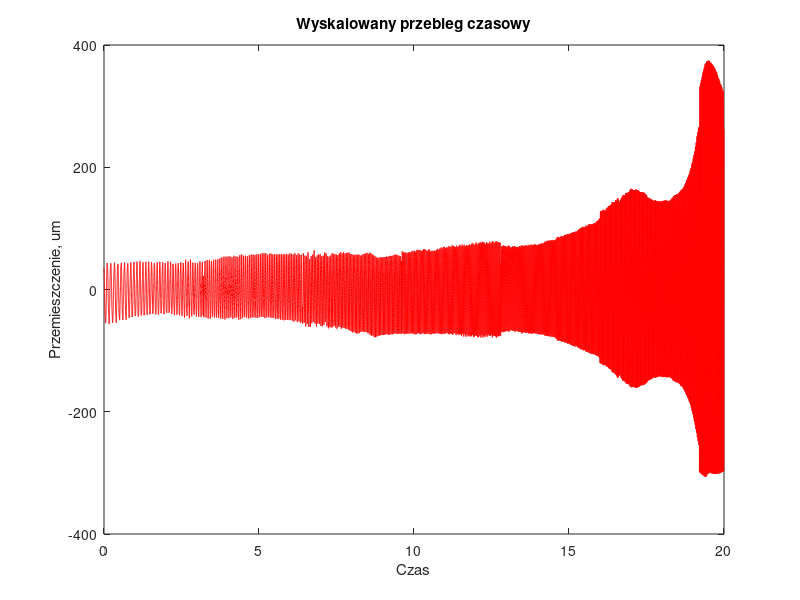
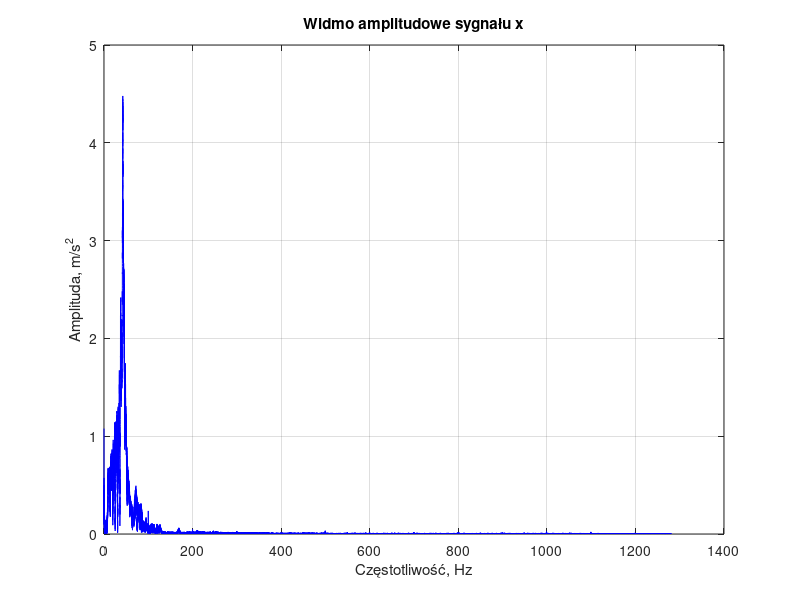
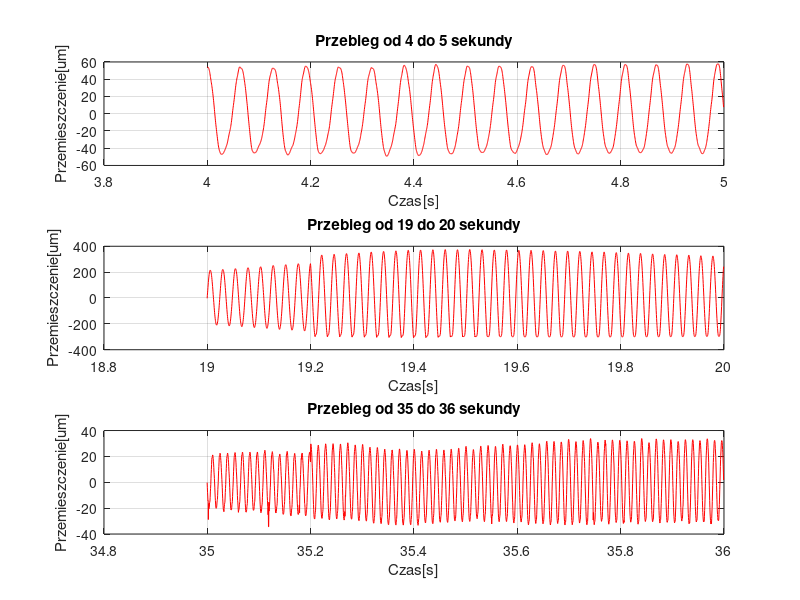
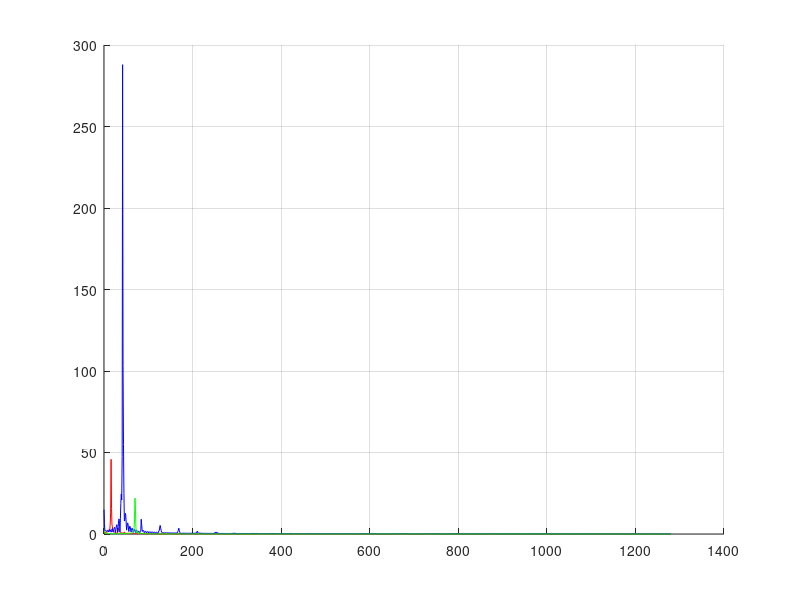

These figures' MATLAB source, in order: (Note: this script raises an error after producing the figures.)
clear;clc;
%% Zadanie 1
load rozbieg_wirnik.mat;
A = VCAP_DATA;
Fs = VCAP_SAMPLERATE;
k = 1/Fs;

x = A(:,1); %drgania premieszczeń w V
z = A(:,2); %sygnał znacznika obrotów

t_max = length(z)/(Fs);
t = 0:k:t_max-k;
x = (x/8)*1000; %um
N20 = Fs*20;
t20 = t(1:N20);
x20 = x(1:N20);

figure(1)
grid on;
plot(t20,x20,'r')
title('Wyskalowany przebieg czasowy')
xlabel('Czas')
ylabel('Przemieszczenie, um')

%% Zadanie 2 

n = length(x);
n_vector = 0:1:n;
f = Fs*(0:(n/2)-1)/n;
y = abs(fft(x))/(n/2);
y = y(1:n/2);

figure(2)
plot(f,y, 'b-')
title('Widmo amplitudowe sygnału x')
xlabel('Częstotliwość, Hz')
ylabel('Amplituda, m/s^2')
grid on;

%% Zadanie 3

x1 = x(Fs*4:Fs*5-1);
t1 = t(Fs*4:Fs*5-1);
z1 = z(Fs*4:Fs*5-1);

x2 = x(Fs*19:Fs*20-1);
t2 = t(Fs*19:Fs*20-1);
z2 = z(Fs*19:Fs*20-1);

x3 = x(Fs*35:Fs*36-1);
t3 = t(Fs*35:Fs*36-1);
z3 = z(Fs*35:Fs*36-1);

figure(3)
subplot(3,1,1)
plot(t1, x1, 'r')
title('Przebieg od 4 do 5 sekundy')
xlabel('Czas[s]')
ylabel('Przemieszczenie[um]')
grid on;
subplot(3,1,2)
plot(t2, x2, 'r')
title('Przebieg od 19 do 20 sekundy')
xlabel('Czas[s]')
ylabel('Przemieszczenie[um]')
grid on;
subplot(3,1,3)
plot(t3, x3, 'r')
title('Przebieg od 35 do 36 sekundy')
xlabel('Czas[s]')
ylabel('Przemieszczenie[um]')
grid on;

%% Zadanie 4

n1 = length(x1);
f1 = Fs*(0:(n1/2)-1)/n1;

y1 = abs(fft(x1))/(n1/2);
y1 = y1(1:n1/2);
y2 = abs(fft(x2))/(n1/2);
y2 = y2(1:n1/2);
y3 = abs(fft(x3))/(n1/2);
y3 = y3(1:n1/2);

figure(4);hold on;grid on;
plot(f1,y1,'r')
plot(f1,y2,'b')
plot(f1,y3,'g')

%% Zadanie 5

%ilości próbek w przedziałach czasowych

n1 = n_vector(Fs*4:Fs*5-1);
n2 = n_vector(Fs*19:Fs*20-1);
n3 = n_vector(Fs*35:Fs*36-1);

figure(5)
subplot(3,1,1)
plot(n1,z1, 'r')
title('Przebieg sygnału znacznika obrotów od 4 do 5 sekundy')
xlabel('Ilość próbek')
ylabel('Obroty')
subplot(3,1,2)
plot(n2,z2, 'r')
title('Przebieg sygnału znacznika obrotów od 19 do 20 sekundy')
xlabel('Ilość próbek')
ylabel('Obroty')
subplot(3,1,3)
plot(n3,z3, 'r')
title('Przebieg sygnału znacznika obrotów od 35 do 36 sekundy')
xlabel('Ilość próbek')
ylabel('Obroty')

% f1,f2,f3 częstotliwości obrotowe odpowiadające sygnalom x1,x2,x3

p1 = 10994 - 10668;
a1 = p1/2;
f1 = Fs/a1;

p2 = 49172-49059;
a2 = p2/2;
f2 = Fs/a2;

p3 = 90050 - 89976;
a3 = p3/2;
f3 = Fs/a3;

%% Zadanie 6

[S,F,T] = stft(x, Fs);

figure;
imagesc(T, F, abs(S));
axis xy;
xlabel('Czas [s]');
ylabel('Częstotliwość [Hz]');
title('Spektrogram (STFT)');
colorbar;
